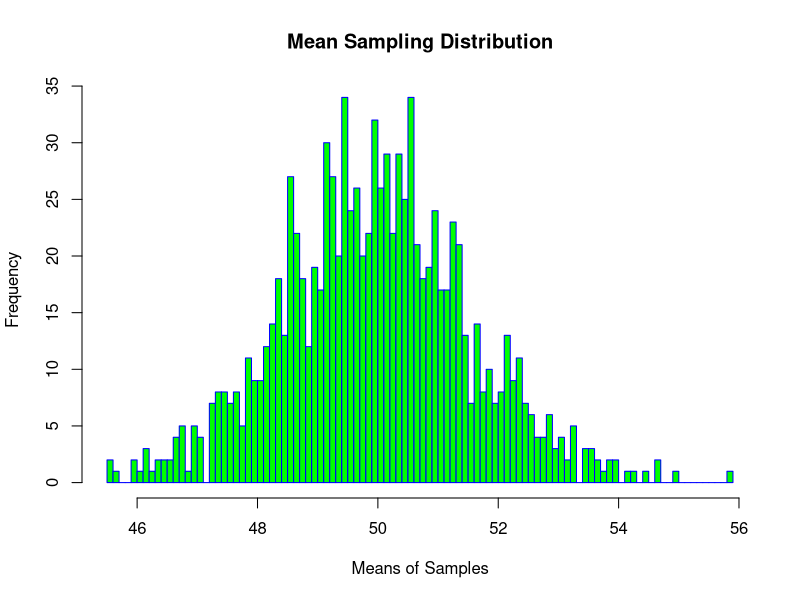
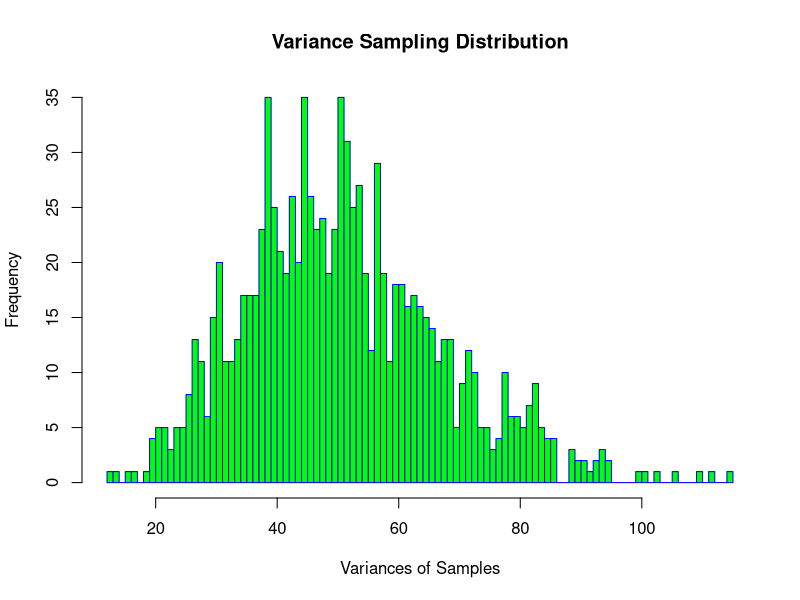

Recreate these plots in R, in order.
#setting the parameters for drawing samples using poison's distribution
sample=1000
n=20
lambda = 50

#generating a matrix where each row corresponds to one replication/sample of size n.
mat <- matrix(rpois(n, lambda=lambda),ncol=n)

#filling up of above matrix
for (i in 2:1000) {
  mat1 <- matrix(rpois(n, lambda=lambda),ncol=n) 
  mat<-rbind(mat, mat1)
}

#view the above formed matrix
View(mat)

#calculating row wise means and variances for mat
means <- rowMeans(mat)
variances <- apply(mat, 1, var)

#histogram for Ploting the sampling distributions of means and variances
hist(means, xlab="Means of Samples",border="blue",col="green",main="Mean Sampling Distribution", breaks=sample/10)

hist(variances, xlab="Variances of Samples",border="blue",col="green",main="Variance Sampling Distribution", breaks=sample/10)